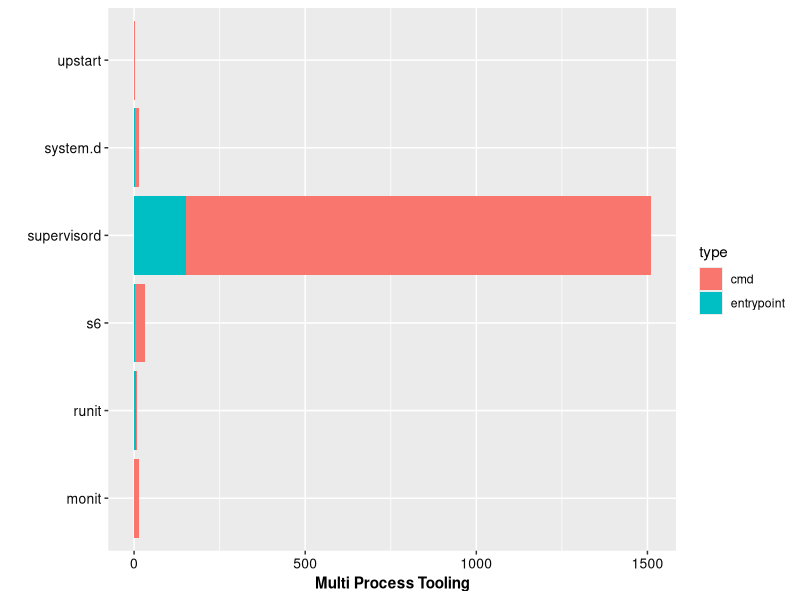
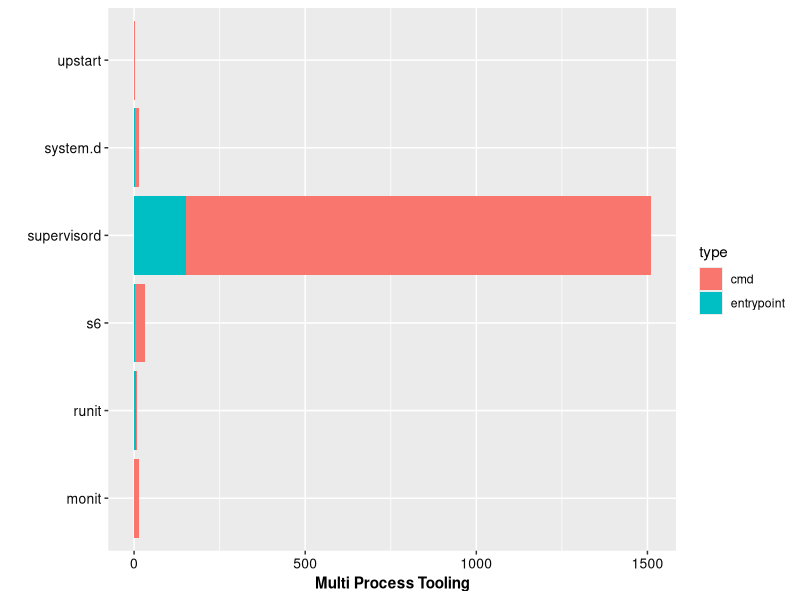

Source code (R) for these figures, in order:
library(ggplot2)
library(scales)
library(gridExtra)
library(plyr)
library(dplyr)
library(tidyr)   

data <- read.csv("multi_process.csv", header=TRUE)

# multi process tool grouped by tool and instruction (cmd or entrypoint)
tool <- data %>%
  group_by(multi_process_tool, type) %>%
  summarise(count = n())

#orgs$rules_ordered <- reorder(orgs$violated_rule, -orgs$count)

ggplot(data = tool, aes(x = multi_process_tool, y = `count`, fill = type)) + 
  geom_bar(stat = "identity") +
  ylab("Multi Process Tooling") +
  xlab("") +
  coord_flip() +
  theme(axis.text = element_text(colour="gray3", size=10), axis.title=element_text(size=11,face="bold"))
ggsave("multi_process_tooling.pdf", width = 11.43, height = 6.43, units="in")

